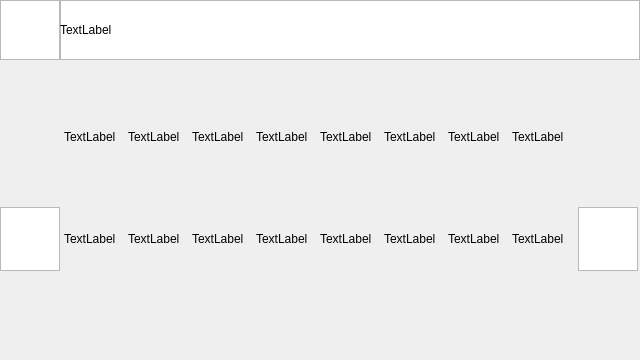
<?xml version="1.0" encoding="UTF-8"?>
<ui version="4.0">
 <class>CaridSettingWindow</class>
 <widget class="QDialog" name="CaridSettingWindow">
  <property name="enabled">
   <bool>true</bool>
  </property>
  <property name="geometry">
   <rect>
    <x>640</x>
    <y>360</y>
    <width>640</width>
    <height>360</height>
   </rect>
  </property>
  <property name="windowTitle">
   <string>Dialog</string>
  </property>
  <widget class="QGraphicsView" name="confirm_button">
   <property name="geometry">
    <rect>
     <x>0</x>
     <y>0</y>
     <width>60</width>
     <height>60</height>
    </rect>
   </property>
  </widget>
  <widget class="QGraphicsView" name="title_bg">
   <property name="geometry">
    <rect>
     <x>60</x>
     <y>0</y>
     <width>580</width>
     <height>60</height>
    </rect>
   </property>
  </widget>
  <widget class="QLabel" name="title">
   <property name="geometry">
    <rect>
     <x>60</x>
     <y>0</y>
     <width>580</width>
     <height>60</height>
    </rect>
   </property>
   <property name="text">
    <string>TextLabel</string>
   </property>
  </widget>
  <!-- 车牌(字符串) -->
  <widget class="QLabel" name="text0">
   <property name="geometry">
    <rect>
     <x>64</x>
     <y>105</y>
     <width>64</width>
     <height>64</height>
    </rect>
   </property>
   <property name="text">
    <string>TextLabel</string>
   </property>
  </widget>
  <widget class="QLabel" name="text1">
   <property name="geometry">
    <rect>
     <x>128</x>
     <y>105</y>
     <width>64</width>
     <height>64</height>
    </rect>
   </property>
   <property name="text">
    <string>TextLabel</string>
   </property>
  </widget>
   <widget class="QLabel" name="text2">
   <property name="geometry">
    <rect>
     <x>192</x>
     <y>105</y>
     <width>64</width>
     <height>64</height>
    </rect>
   </property>
   <property name="text">
    <string>TextLabel</string>
   </property>
  </widget>
   <widget class="QLabel" name="text3">
   <property name="geometry">
    <rect>
     <x>256</x>
     <y>105</y>
     <width>64</width>
     <height>64</height>
    </rect>
   </property>
   <property name="text">
    <string>TextLabel</string>
   </property>
  </widget>
   <widget class="QLabel" name="text4">
   <property name="geometry">
    <rect>
     <x>320</x>
     <y>105</y>
     <width>64</width>
     <height>64</height>
    </rect>
   </property>
   <property name="text">
    <string>TextLabel</string>
   </property>
  </widget>
   <widget class="QLabel" name="text5">
   <property name="geometry">
    <rect>
     <x>384</x>
     <y>105</y>
     <width>64</width>
     <height>64</height>
    </rect>
   </property>
   <property name="text">
    <string>TextLabel</string>
   </property>
  </widget>
   <widget class="QLabel" name="text6">
   <property name="geometry">
    <rect>
     <x>448</x>
     <y>105</y>
     <width>64</width>
     <height>64</height>
    </rect>
   </property>
   <property name="text">
    <string>TextLabel</string>
   </property>
  </widget>
   <widget class="QLabel" name="text7">
   <property name="geometry">
    <rect>
     <x>512</x>
     <y>105</y>
     <width>64</width>
     <height>64</height>
    </rect>
   </property>
   <property name="text">
    <string>TextLabel</string>
   </property>
  </widget>
  <!-- 候选字符(左按钮) -->
  <widget class="QGraphicsView" name="left_button">
   <property name="geometry">
    <rect>
     <x>0</x>
     <y>207</y>
     <width>60</width>
     <height>64</height>
    </rect>
   </property>
  </widget>
  <!-- 候选字符(字符串) -->
  <widget class="QLabel" name="htext0">
   <property name="geometry">
    <rect>
     <x>64</x>
     <y>207</y>
     <width>64</width>
     <height>64</height>
    </rect>
   </property>
   <property name="text">
    <string>TextLabel</string>
   </property>
  </widget>
  <widget class="QLabel" name="htext1">
   <property name="geometry">
    <rect>
     <x>128</x>
     <y>207</y>
     <width>64</width>
     <height>64</height>
    </rect>
   </property>
   <property name="text">
    <string>TextLabel</string>
   </property>
  </widget>
   <widget class="QLabel" name="htext2">
   <property name="geometry">
    <rect>
     <x>192</x>
     <y>207</y>
     <width>64</width>
     <height>64</height>
    </rect>
   </property>
   <property name="text">
    <string>TextLabel</string>
   </property>
  </widget>
   <widget class="QLabel" name="htext3">
   <property name="geometry">
    <rect>
     <x>256</x>
     <y>207</y>
     <width>64</width>
     <height>64</height>
    </rect>
   </property>
   <property name="text">
    <string>TextLabel</string>
   </property>
  </widget>
   <widget class="QLabel" name="htext4">
   <property name="geometry">
    <rect>
     <x>320</x>
     <y>207</y>
     <width>64</width>
     <height>64</height>
    </rect>
   </property>
   <property name="text">
    <string>TextLabel</string>
   </property>
  </widget>
   <widget class="QLabel" name="htext5">
   <property name="geometry">
    <rect>
     <x>384</x>
     <y>207</y>
     <width>64</width>
     <height>64</height>
    </rect>
   </property>
   <property name="text">
    <string>TextLabel</string>
   </property>
  </widget>
   <widget class="QLabel" name="htext6">
   <property name="geometry">
    <rect>
     <x>448</x>
     <y>207</y>
     <width>64</width>
     <height>64</height>
    </rect>
   </property>
   <property name="text">
    <string>TextLabel</string>
   </property>
  </widget>
   <widget class="QLabel" name="htext7">
   <property name="geometry">
    <rect>
     <x>512</x>
     <y>207</y>
     <width>64</width>
     <height>64</height>
    </rect>
   </property>
   <property name="text">
    <string>TextLabel</string>
   </property>
  </widget>
  <widget class="QGraphicsView" name="right_button">
   <property name="geometry">
    <rect>
     <x>578</x>
     <y>207</y>
     <width>60</width>
     <height>64</height>
    </rect>
   </property>
  </widget>
 </widget>
 <resources/>
 <connections/>
</ui>
